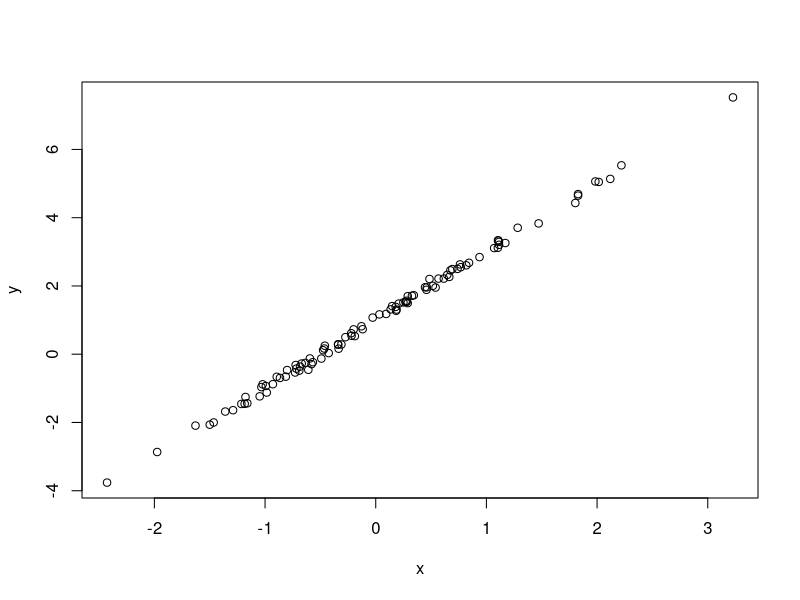
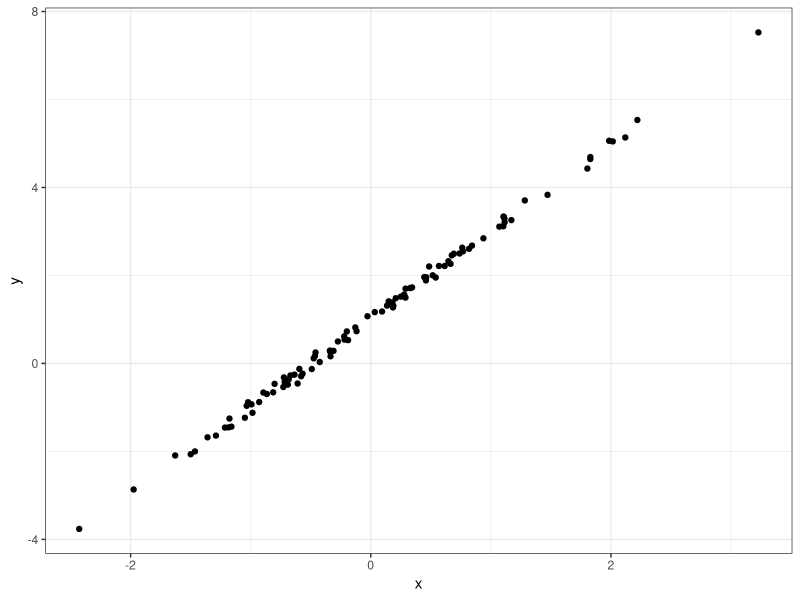
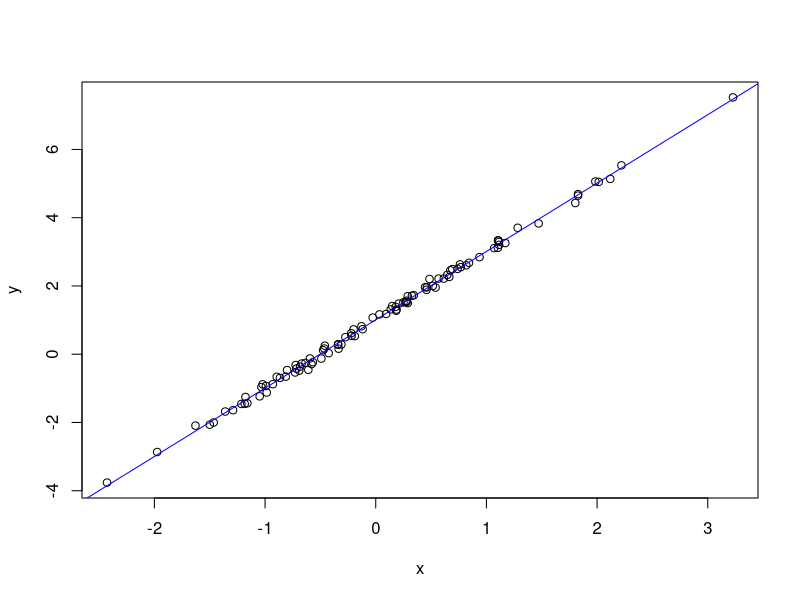
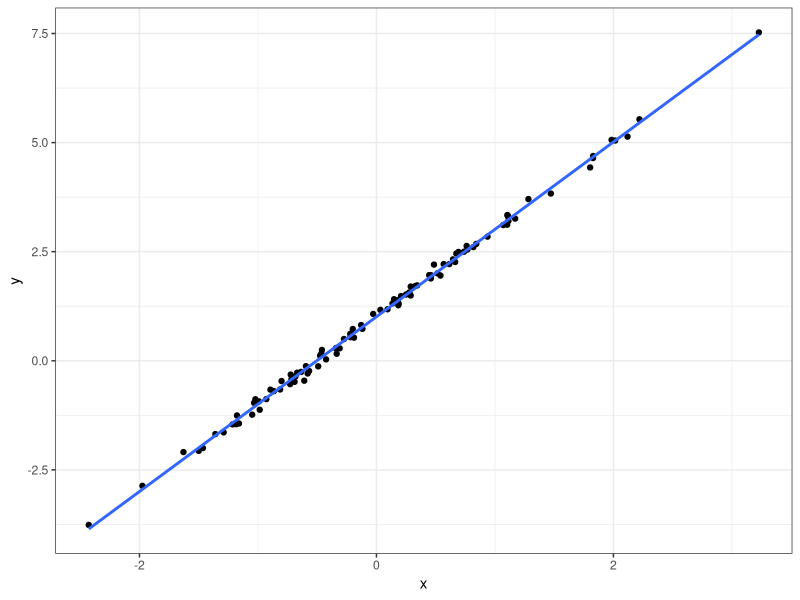
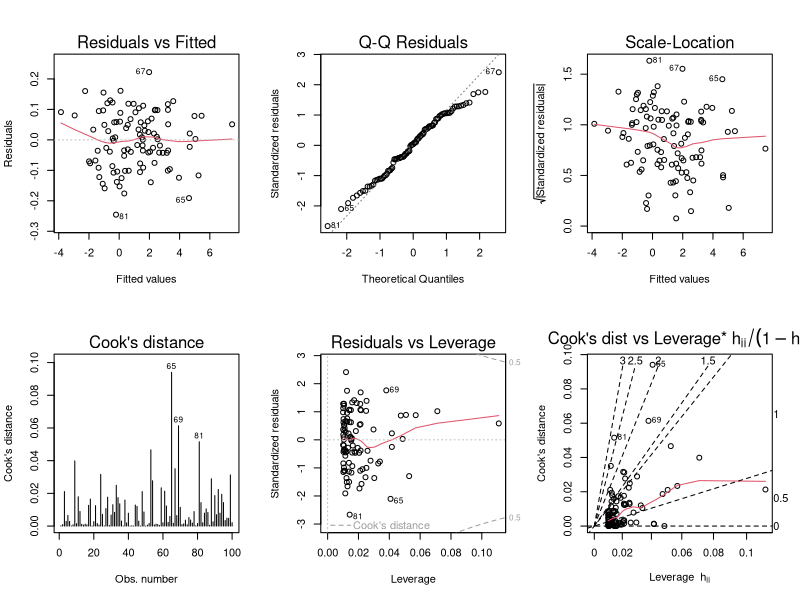
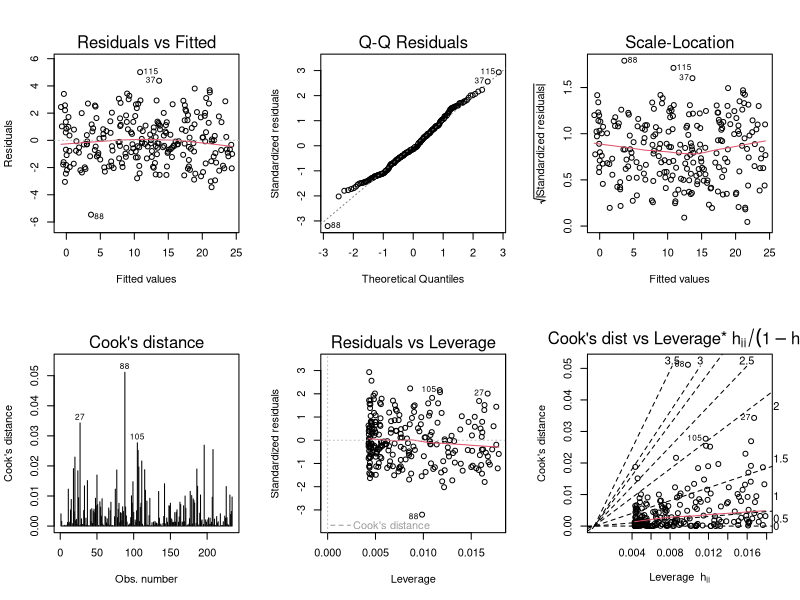
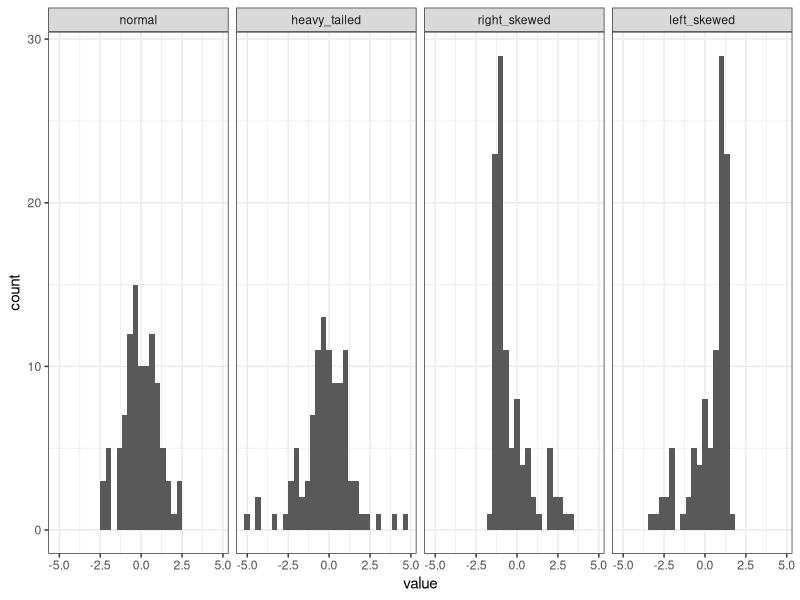
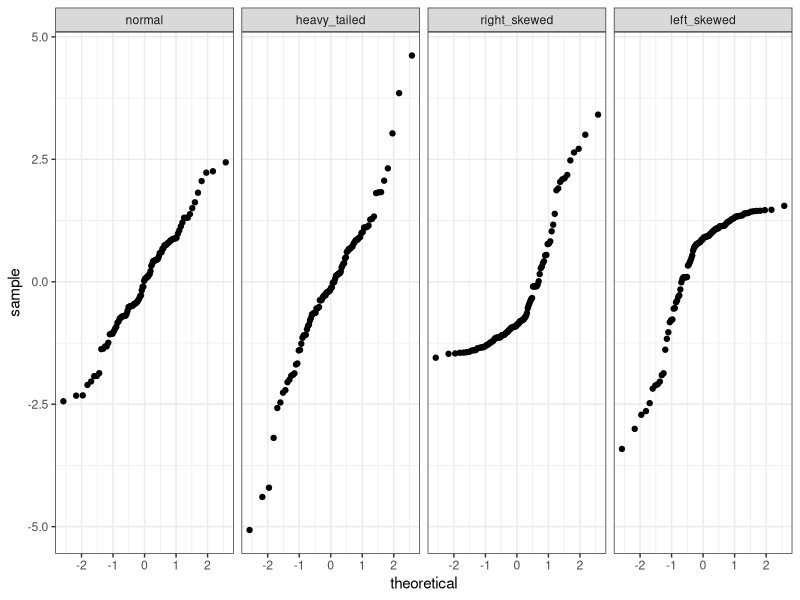

Generate these figures, in order, with R:
## ---- chunk 1
library("dplyr")
library("ggplot2")
library("tidyr")
## ---- chunk 2
set.seed(20170320)
## ---- chunk 3
n <- 100 
x <- rnorm(n)
b0 <- 1
b1 <- 2
sigma <- 0.1
error <- rnorm(n,0,sigma)
y <- b0+b1*x+error

d <- data.frame(x=x,y=y)
## ---- chunk 4
plot(y ~ x, data = d)
## ---- chunk 5
library("ggplot2")
ggplot(d, aes(x=x, y=y)) +
  geom_point() +
  theme_bw()
## ---- chunk 6
m <- lm(y ~ x, data = d)
## ---- chunk 7
m
summary(m)
## ---- chunk 8
plot(y ~ x, data = d)
abline(m, col='blue')
## ---- chunk 9
ggplot(d, aes(x=x, y=y)) +
  geom_point() + 
  stat_smooth(method = "lm", se = FALSE) +
  theme_bw()
## ---- chunk 10
opar = par(mfrow=c(2,3))  # Create a 2x3 grid of plots and save the original settings
plot(m, 1:6, ask=FALSE)   # Plot all 6 diagnostics plots
par(opar)                 # Return to original graphics settings
## ---- chunk 11
n <- 234
x <- runif(n)
y <- -0.5 + 25*x + rnorm(n,0,sqrt(3))
m <- lm(y~x)
opar = par(mfrow=c(2,3))  # Create a 2x3 grid of plots and save the original settings
plot(m, 1:6, ask=FALSE)   # Plot all 6 diagnostics plots
par(opar)                 # Return to original graphics settings
## ---- chunk 12
n <- 100
errors <- data.frame(rep = 1:n,
                     normal       = rnorm(n),
                     heavy_tailed = rt(n, df=3),
                     right_skewed = exp(rnorm(n))) %>%
  
  mutate(right_skewed = right_skewed - exp(1/2),  # make sure errors have expectation of 0
         left_skewed  = 0 - right_skewed) 

errors_long <- errors %>%
  tidyr::gather(distribution,value,-rep) %>%
  mutate(distribution = factor(distribution, 
                               levels = c("normal",
                                          "heavy_tailed",
                                          "right_skewed",
                                          "left_skewed")))
## ---- chunk 13
ggplot(errors_long, aes(x=value)) + 
  geom_histogram() + 
  facet_grid(. ~ distribution) + 
  theme_bw()
## ---- chunk 14
ggplot(errors_long, aes(sample=value)) + 
  stat_qq() + 
  facet_grid(. ~ distribution) + 
  theme_bw()
## ---- chunk 15
opar = par(mfrow=c(1,4))
qqnorm(errors$normal, main="Normal")
qqline(errors$normal)
qqnorm(errors$heavy_tailed, main="Heavy-tailed")
qqline(errors$heavy_tailed)
qqnorm(errors$right_skewed, main="Right-skewed")
qqline(errors$right_skewed)
qqnorm(errors$left_skewed, main="Left-skewed")
qqline(errors$left_skewed)
par(opar)
## ---- chunk 16
y <- errors %>%
  mutate(x = rnorm(n))

models <- list()
models[[1]] <- lm(normal       ~ x, data=y)
models[[2]] <- lm(heavy_tailed ~ x, data=y)
models[[3]] <- lm(right_skewed ~ x, data=y)
models[[4]] <- lm(left_skewed  ~ x, data=y)
names(models) <- c("normal","heavy_tailed","right_skewed","left_skewed")
## ---- chunk 17
opar <- par(mfrow=c(2,3))
plot(models$normal, 1:6, ask=FALSE)
par(opar)
## ---- chunk 18
opar <- par(mfrow=c(2,3))
plot(models$heavy_tailed, 1:6, ask=FALSE)
par(opar)
## ---- chunk 19
opar <- par(mfrow=c(2,3))
plot(models$right_skewed, 1:6, ask=FALSE)
par(opar)
## ---- chunk 20
opar <- par(mfrow=c(2,3))
plot(models$left_skewed, 1:6, ask=FALSE)
par(opar)
## ---- chunk 21
opar = par(mfrow=c(1,4))
for (i in 1:4) plot(models[[i]], 2, main=names(models)[i])
par(opar)
## ---- chunk 22
b0 <-  10
b1 <- -5
y_new <- y %>% 
  mutate(y_normal       = b0+b1*x + normal,
         y_heavy_tailed = b0+b1*x + heavy_tailed,
         y_right_skewed = b0+b1*x + right_skewed,
         y_left_skewed  = b0+b1*x + left_skewed)

models <- list()
models[[1]] <- lm(y_normal       ~ x, data=y_new)
models[[2]] <- lm(y_heavy_tailed ~ x, data=y_new)
models[[3]] <- lm(y_right_skewed ~ x, data=y_new)
models[[4]] <- lm(y_left_skewed  ~ x, data=y_new)
names(models) <- c("normal","heavy_tailed","right_skewed","left_skewed")

opar = par(mfrow=c(1,4))
for (i in 1:4) plot(models[[i]], 2, main=names(models)[i])
par(opar)
## ---- chunk 23
n  <- 100
b0 <- 0
b1 <- 1
d  <- data.frame(x = runif(n)) %>%
  mutate(error = rnorm(n,0,x),
         y = b0+b1*x+error)
  
m <- lm(y~x, data=d)
opar <- par(mfrow=c(2,3))
plot(m, 1:6, ask=FALSE)
par(opar)
## ---- chunk 24
plot(m, 1)
## ---- chunk 25
plot(m,3)
## ---- chunk 26
b1 <- -1
d  <- d %>%
  mutate(error = rnorm(n,0,1-x), # sd is now related to 1-x
         y = b0+b1*x+error)
  
m <- lm(y~x, data=d)
opar <- par(mfrow=c(1,2))
plot(m, c(1,3), ask=FALSE)
par(opar)
## ---- chunk 27
n <- 100
b0 <-1 
b1 <- 2
d <- data.frame(x = rnorm(n)) %>%
  mutate(
    error =rnorm(n),
    y = b0+b1*x + error)

m <- lm(y ~ x, data = d)
## ---- chunk 28
names(m)
## ---- chunk 29
plot(m$residuals)
## ---- chunk 30
d <- d %>% 
  mutate(error = sin(2*pi*(1:n)/n)+rnorm(n),
         y = b0+b1*x+error)

m <- lm(y ~ x, data = d)
plot(m$residuals)
## ---- chunk 31
opar <- par(mfrow=c(2,3))
plot(m, 1:6, ask=FALSE)
par(opar)
## ---- chunk 32
d <- d %>% 
  mutate(error = (1:n)+rnorm(n), # This is a bit extreme
         y = b0+b1*x+error)

m <- lm(y ~ x, data = d)
plot(m$residuals)
## ---- chunk 33
n <- 100
b0 <- 1
b1 <- 2
d <- data.frame(x = rnorm(n)) %>%
  mutate(y = b0+b1*x + rnorm(n))
                
m <- lm(y ~ x, data = d)

d$residuals <- m$residuals
plot(residuals ~ x, data = d)
## ---- chunk 34
n <- 100
b0 <- 1
b1 <- 2
d <- data.frame(x = rnorm(n)) %>%
  mutate(y = b0+b1*x+x^2 + rnorm(n))
                
m <- lm(y ~ x, data = d)

d$residuals <- m$residuals
plot(residuals ~ x, data = d)
## ---- chunk 35
opar <- par(mfrow=c(2,3))
plot(m, 1:6, ask=FALSE)
par(opar)
## ---- chunk 36
n <- 100
b0 <- 1
b1 <- 2
d <- data.frame(x = rnorm(n, 1, 0.1)) %>%
  mutate(y = b0+b1*x+x^2 + rnorm(n))
                
m <- lm(y ~ x, data = d)

d$residuals <- m$residuals
plot(residuals ~ x, data = d)
